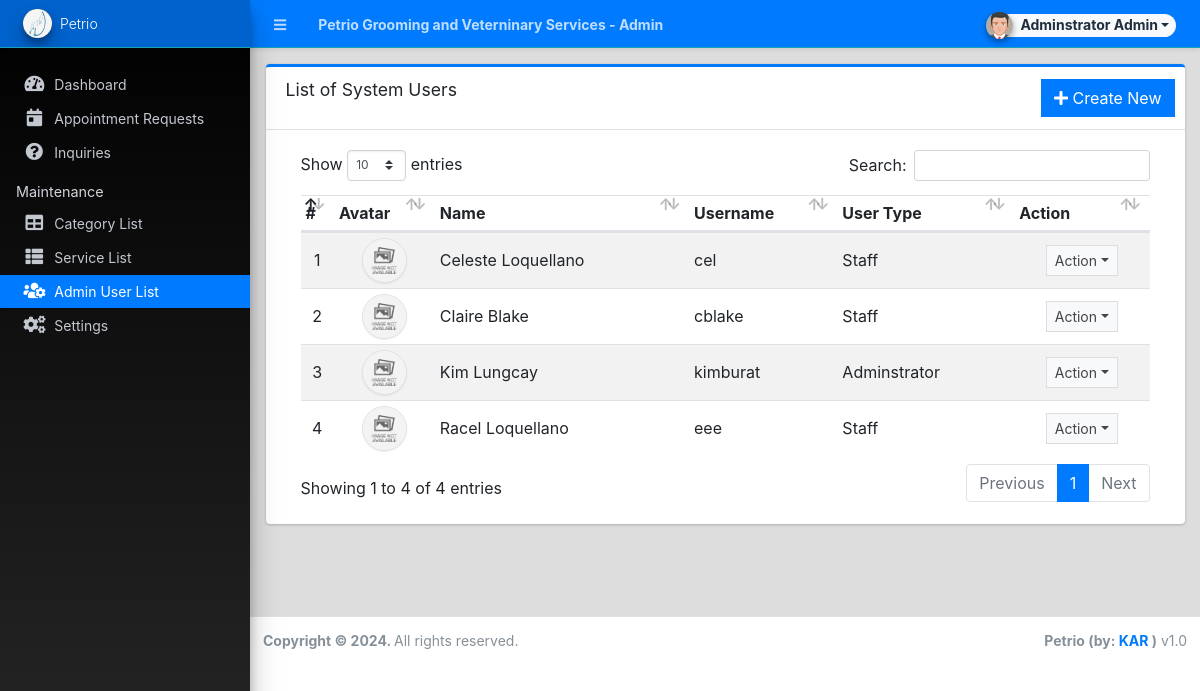
Page /admin/?page=user/list (signed in) on the committed database.
### tables this page shows
CREATE TABLE `users` (
  `id` int(50) NOT NULL,
  `firstname` varchar(250) NOT NULL,
  `middlename` text DEFAULT NULL,
  `lastname` varchar(250) NOT NULL,
  `username` text NOT NULL,
  `password` text NOT NULL,
  `avatar` text DEFAULT NULL,
  `last_login` datetime DEFAULT NULL,
  `type` tinyint(1) NOT NULL DEFAULT 0,
  `status` int(1) NOT NULL DEFAULT 1 COMMENT '0=not verified, 1 = verified',
  `date_added` datetime NOT NULL DEFAULT current_timestamp(),
  `date_updated` datetime DEFAULT NULL ON UPDATE current_timestamp()
);

### config.php (called while the page is built, shortened)
<?php
function validate_image($file){
	if(!empty($file)){
        $ex = explode('?',$file);
        $file = $ex[0];
        $param =  isset($ex[1]) ? '?'.$ex[1]  : '';
		if(is_file(base_app.$file)){
			return base_url.$file.$param;
		}else{
			return base_url.'dist/img/no-image-available.png';
		}
	}else{
		return base_url.'dist/img/no-image-available.png';
	}
}
?>

### admin/user/list.php (the view, shortened to what this page needs)
<div class="card card-outline card-primary">
	<div class="card-header">
		<h3 class="card-title">List of System Users</h3>
		<div class="card-tools">
			<a href="?page=user/manage_user" class="btn btn-flat btn-primary"><span class="fas fa-plus"></span>  Create New</a>
		</div>
	</div>
	<div class="card-body">
		<div class="container-fluid">
        <div class="container-fluid">
			<table class="table table-hover table-striped">
				<!-- <colgroup>
					<col width="5%">
					<col width="10%">
					<col width="20%">
					<col width="20%">
					<col width="15%">
					<col width="15%">
					<col width="10%">
				</colgroup> -->
				<thead>
					<tr>
						<th>#</th>
						<th>Avatar</th>
						<th>Name</th>
						<th>Username</th>
						<th>User Type</th>
						<th>Action</th>
					</tr>
				</thead>
				<tbody>
					<?php
						$i = 1;
						$qry = $conn->query("SELECT *,concat(firstname,' ',lastname) as name from `users` where id != '1' order by concat(firstname,' ',lastname) asc ");
						while($row = $qry->fetch_assoc()):
					?>
						<tr>
							<td class="text-center"><?php echo $i++; ?></td>
							<td class="text-center"><img src="<?php echo validate_image($row['avatar']) ?>" class="img-avatar img-thumbnail p-0 border-2" alt="user_avatar"></td>
							<td><?php echo ucwords($row['name']) ?></td>
							<td ><p class="m-0 truncate-1"><?php echo $row['username'] ?></p></td>
							<td ><p class="m-0"><?php echo ($row['type'] == 1 )? "Adminstrator" : "Staff" ?></p></td>
							<td align="center">
								 <button type="button" class="btn btn-flat btn-default btn-sm dropdown-toggle dropdown-icon" data-toggle="dropdown">
				                  		Action
				                  </button>
							</td>
						</tr>
					<?php endwhile; ?>
				</tbody>
			</table>
		</div>
		</div>
	</div>
</div>

### admin/user/list.php (style rules this page uses)
.img-avatar { width:45px; height:45px; object-fit:cover; object-position:center center; border-radius:100%; }

### rows in the picture
users: name "Celeste Loquellano", username "cel", type "Staff"
users: name "Claire Blake", username "cblake", type "Staff"
users: name "Kim Lungcay", username "kimburat", type "Adminstrator"
users: name "Racel Loquellano", username "eee", type "Staff"

### other values in the picture
$_settings->info('name') "Petrio Grooming and Veterninary Services"
$_settings->userdata('firstname').' '.$_settings->userdata('lastname') "Adminstrator Admin"
$_settings->info('short_name') "Petrio"
